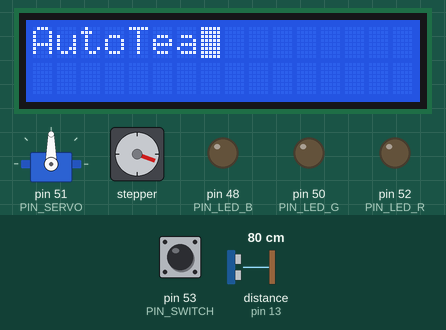
Bench run of a sketch on a simulated Arduino Mega 2560, built with avr-gcc and run on an emulated ATmega2560. Parts: 16×2 character LCD, servo, stepper motor, output pins drawn as LEDs (lit = HIGH). The test bench sets the inputs (shaded band); at power-on: pin 53 (PIN_SWITCH) HIGH, distance to the obstacle (sensor on pin 13) 80 cm. The echo pulse lasts 58.3 µs per cm; stepper angles assume 1500 steps per turn.

Above: at 1.2 s.
1.3 s: pin 53 (PIN_SWITCH) pulled LOW for 3.2 s
At 3.54 s:
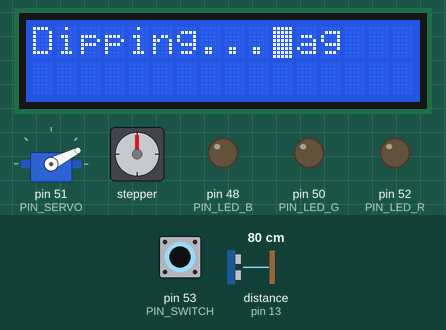
At 22.9 s:
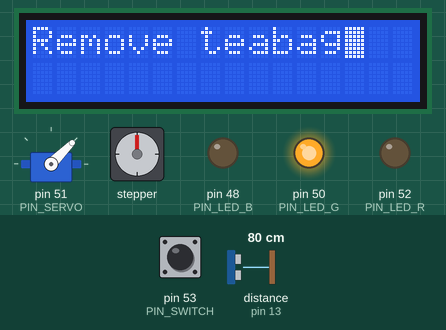
Timing chart, 0 to 24.4 s (numbered marks = the images above; inputs shaded):
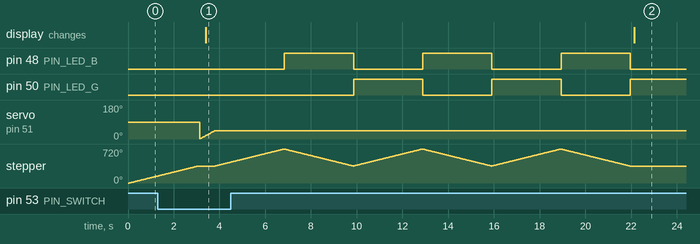

The sketch:

main_FSM_test.ino
```cpp
#include <LiquidCrystal.h>
#include <Stepper.h>
#include <Servo.h>
#include <SR04.h> // For ultrasonic sensor
//https://github.com/BretStateham/28BYJ-48/tree/master/Arduino/Code

// States of finite state machine

enum class State {
  INITIAL,
  WAIT_FOR_BAG,
  DIPPING,
  REMOVE_BAG,
  DONE
};

const int PIN_LCD_RS = 7;
const int PIN_LCD_EN = 8;
const int PIN_LCD_D4 = 9;
const int PIN_LCD_D5 = 10;
const int PIN_LCD_D6 = 11;
const int PIN_LCD_D7 = 12;

const int PIN_STEPPER1_1 = 2;
const int PIN_STEPPER1_2 = 4;
const int PIN_STEPPER1_3 = 3;
const int PIN_STEPPER1_4 = 5;
// Steps per revolution, specific per motor model
const int STEPPER_STEPS_PER_REV = 1500;

const int PIN_SERVO = 51;

const int PIN_WATER_SENSOR_ECHO = 6;
const int PIN_WATER_SENSOR_TRIG = 13;
const int PIN_CUP_SENSOR_ECHO = 24;
const int PIN_CUP_SENSOR_TRIG = 26;

const int PIN_SWITCH = 53;

const int PIN_LED_R = 52;
const int PIN_LED_G = 50;
const int PIN_LED_B = 48;

const String MSG_TITLE = "AutoTea";
const String MSG_ATTACH_TEABAG = "Attach teabag";
const String MSG_DIPPING = "Dipping...";
const String MSG_WAIT = "Please wait";
const String MSG_DONE = "Done!";
const String MSG_CLEANUP = "Remove teabag";
const String MSG_THANK_YOU = "Thank you :)";

const int LCD_WIDTH = 16;
const int LCD_HEIGHT = 2;

const int TIMES_TO_DIP = 3;

static State activeState;
static State oldState;
static long currentTime;
static long previousTime;
int distanceToWater;
int distanceToCup;

// Initialize devices
LiquidCrystal lcd(PIN_LCD_RS,
                  PIN_LCD_EN,
                  PIN_LCD_D4,
                  PIN_LCD_D5,
                  PIN_LCD_D6,
                  PIN_LCD_D7);

Stepper stepper1(STEPPER_STEPS_PER_REV,
                 PIN_STEPPER1_1,
                 PIN_STEPPER1_2,
                 PIN_STEPPER1_3,
                 PIN_STEPPER1_4);

Servo servo1;
Servo servo2;

SR04 waterSensor = SR04(PIN_WATER_SENSOR_ECHO,
                        PIN_WATER_SENSOR_TRIG);

SR04 cupSensor = SR04(PIN_CUP_SENSOR_ECHO,
                      PIN_CUP_SENSOR_TRIG);

void setup() {
  activeState = State::INITIAL;

  // Serial out for debug
  Serial.begin(9600);

  // Set display's number of columns and rows
  lcd.begin(LCD_WIDTH, LCD_HEIGHT);
  // Set display's cursor style to a block
  lcd.blink();

  // For more responsiveness, use high stepper speed and loop step() calls
  // with a small number of steps per call
  stepper1.setSpeed(20);

  servo1.attach(PIN_SERVO);

  pinMode(PIN_LED_R, OUTPUT);
  pinMode(PIN_LED_G, OUTPUT);
  pinMode(PIN_LED_B, OUTPUT);

  // Pin reads LOW when switch is closed
  pinMode(PIN_SWITCH, INPUT_PULLUP);
}

// Need to further adapt to FSM
// Since the program is not sequential as before
// E.g.: motor movement shouldn't be done by moving the entire desired
// distance in one statement. Instead, move in small steps everytime the loop() runs,
// until the total distance moved has reached the desired distance.
// See the wait time implementation (probably still needs work) for another example.
// Instead of delay(3000), during which the program is not responsive,
// compare the elapsed time (which advances a small amount every loop)
// to the desired delay.
void loop() {
  switch (activeState) {
    case State::INITIAL:
      // Display project name
      lcd.setCursor(0, 0);
      lcd.print(MSG_TITLE);

      // Move motors to initial positions by moving through
      // entire range of motion
      // May change depending on size of gear attached to motor
      stepper1.step(STEPPER_STEPS_PER_REV);

      // Wait and enter next state: waiting for bag
      //delay(3000);
      currentTime = millis();
      if (currentTime - previousTime >= 3000) {
        previousTime = currentTime;
        enterState(State::WAIT_FOR_BAG);
      }

      break;
    case State::WAIT_FOR_BAG:
      // Prompt user to place teabag
      lcd.setCursor(0, 0);
      lcd.print(MSG_ATTACH_TEABAG);

      // User pushes a button to start dipping
      if (digitalRead(PIN_SWITCH) == LOW) {
        enterState(State::DIPPING);
      }

      break;

    case State::DIPPING:
      lcd.setCursor(0, 0);
      lcd.print(MSG_DIPPING);

      // Need to figure out the dipping logic

      distanceToWater = waterSensor.Distance();

      currentTime = millis();
      if (currentTime - previousTime >= 3000) {
        lcd.setCursor(0, 1);
        lcd.print("Cup is ");
        lcd.print(distanceToWater);
        lcd.print("cm away");
        previousTime = currentTime;
      }

      if (distanceToWater > 3) {
        for (int pos = 0; pos <= 45; pos++) {
          servo1.write(pos);
          delay(15);
        }
      }

      for(int count = 0; count < TIMES_TO_DIP; count++) {
        stepper1.step(STEPPER_STEPS_PER_REV);
        setLedColor(0, 0, 255); // Blue Color
        stepper1.step(-STEPPER_STEPS_PER_REV);
        setLedColor(0, 255, 0); // Green Color
      }

      enterState(State::REMOVE_BAG);

      break;
    case State::REMOVE_BAG:
      // Prompt user to remove bag
      lcd.setCursor(0, 0);
      lcd.print(MSG_CLEANUP);

      // User pushes a button to signal bag removal is done
      if (digitalRead(PIN_SWITCH) == LOW) {
        enterState(State::DONE);
      }

      break;
    case State::DONE:
      lcd.clear();

      lcd.print(MSG_DONE);

      // Wait and go back to initial state
      //delay(3000);
      currentTime = millis();
      if (currentTime - previousTime >= 3000) {
        previousTime = currentTime;
        enterState(State::INITIAL);
      }

      break;
  }
}

void enterState(State newState) {
  oldState = activeState;
  activeState = newState;
}

void setLedColor(int redValue, int greenValue, int blueValue) {
  analogWrite(PIN_LED_R, redValue);
  analogWrite(PIN_LED_G, greenValue);
  analogWrite(PIN_LED_B, blueValue);
}

// https://www.arduino.cc/en/Tutorial/LiquidCrystalScroll
void scrollText(String str) {
 // scroll 13 positions (string length) to the left
  // to move it offscreen left:
  for (int positionCounter = 0; positionCounter < str.length() / 2; positionCounter++) {
    // scroll one position left:
    lcd.scrollDisplayLeft();
    // wait a bit:
    delay(150);
  }

  // scroll 29 positions (string length + display length) to the right
  // to move it offscreen right:
  for (int positionCounter = 0; positionCounter < str.length() / 2; positionCounter++) {
    // scroll one position right:
    lcd.scrollDisplayRight();
    // wait a bit:
    delay(150);
  }
}
```

Measured:
- after the input at 1.3 s, pin 48 (PIN_LED_B): alternates HIGH for 3.0 s and LOW for 3.0 s, 6 changes in all, then stays LOW, starting after 5.5 s; pin 50 (PIN_LED_G): alternates HIGH for 3.0 s and LOW for 3.0 s, 5 changes in all, then stays HIGH, starting after 8.6 s; the display: changes after 2.1 s (image 1)
